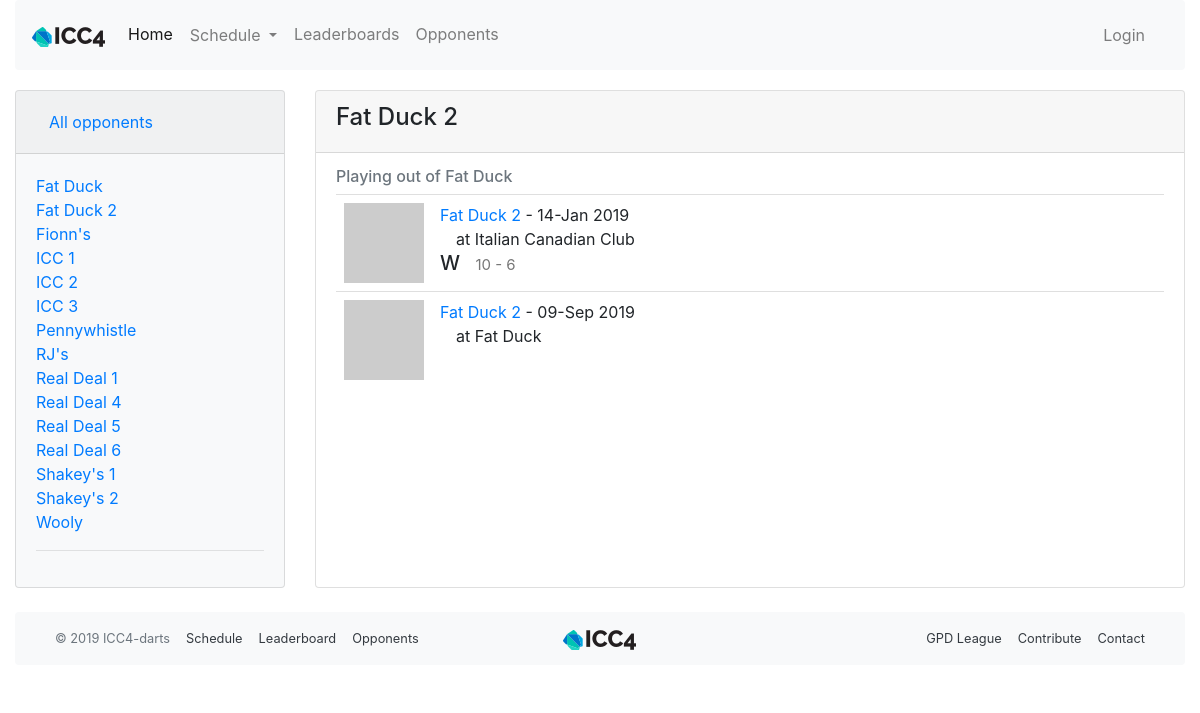
Before: /opponent/14 with the older database file.
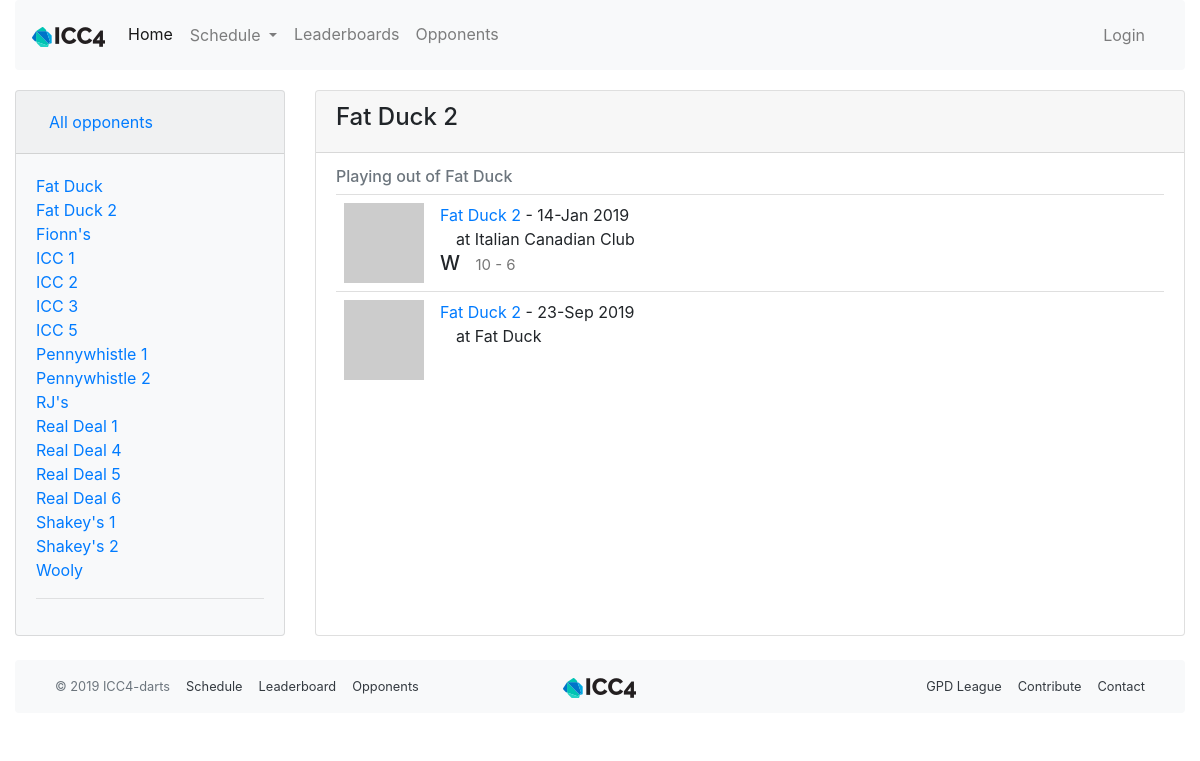
After: the same page with the newer database file.
### app/models.py (models this page shows, shortened)
class Team(db.Model):
    id = db.Column(db.Integer, primary_key=True)
    name = db.Column(db.String(64), index=True, unique=True)
    home_location = db.Column(db.String(64), index=True)
    address = db.Column(db.String(128), index=True)
    matches = db.relationship('Match', back_populates='opponent', lazy='dynamic')
    def avatar(self, size):
        digest = md5(self.name.lower().encode('utf-8')).hexdigest()
        return 'https://www.gravatar.com/avatar/{}?d=wavatar&s={}'.format(
            digest, size)

class Match(db.Model):
    id = db.Column(db.Integer, primary_key=True)
    opponent_id = db.Column(db.Integer, db. ForeignKey('team.id'))
    opponent = db.relationship('Team', back_populates='matches')
    date = db.Column(db.Date, index=True, default=date.today())
    location = db.Column(db.String(64))
    home_away = db.Column(db.String(32), index=True)
    match_type = db.Column(db.String(32), index=True)
    games = db.relationship('Game', back_populates='match', lazy='dynamic')
    team_score = db.Column(db.Integer, index=True)
    opponent_score = db.Column(db.Integer, index=True)
    win = db.Column(db.Boolean, index=True, default=None)
    overtime = db.Column(db.Boolean, index=True, default=False)
    match_summary = db.Column(db.String(512))
    food = db.Column(db.String(128))
    season_id = db.Column(db.Integer, db. ForeignKey('season.id'))
    season = db.relationship('Season', back_populates='matches')
    match_stats = db.relationship('MatchStats', uselist=False, back_populates='match')
    high_scores = db.relationship('HighScore', back_populates='match', lazy='dynamic')
    low_scores = db.relationship('LowScore', back_populates='match', lazy='dynamic')
    checked_players = association_proxy('checked_players_association', 'player')
    reminder_email_sent = db.Column(db.Date)

### app/main/routes.py (the view)
@bp.route('/opponent',  methods=['GET', 'POST'], defaults={'id': None})
@bp.route('/opponent/<id>',  methods=['GET', 'POST'])
def opponent(id):
    opponent = Team.query.filter_by(id=id).first()
    matches = Match.query.filter_by(opponent=opponent).order_by(Match.date).all()
    all_teams = Team.query.order_by(Team.name).all()
    return render_template('opponent.html', opponent=opponent, all_teams=all_teams, matches=matches)

### app/main/routes.py (called while the page is built)
@bp.before_request
def before_request():
    g.all_seasons = Season.query.order_by(Season.start_date.desc()).all()

### app/templates/opponent.html (shortened to what this page needs)
{% extends "base.html" %}
{% import 'bootstrap/wtf.html' as wtf %}
{% block app_content %}
<div class="row">
  <div class="col-md-3">
    <div id="accordion">
      <div class="card bg-light">
        <div class="card-header" id="headingOne">
          <h5 class="mb-0">
            <button class="btn btn-link" data-toggle="collapse" data-target="#collapseOne" aria-expanded="true" aria-controls="collapseOne">
              All opponents
            </button>
          </h5>
        </div>
        <div id="collapseOne" class="collapse show" aria-labelledby="headingOne" data-parent="#accordion">
          <div class="card-body">
            <ul class="list-unstyled">
            {% for team in all_teams %}
              <li>
                <a href="{{ url_for('main.opponent', id=team.id) }}">{{ team.name }}</a>
              </li>
            {% endfor %}
            </ul>
            <hr>
          </div>
        </div>
      </div>
    </div>
  </div>
  <div class="col-md-9">
    <div class="card h-100">
      {% if opponent %}
      <div class="card-header"><h4>{{ opponent.name }}</h4></div>
      <div class="card-body">
      <h6 class="card-subtitle mb-2 text-muted">Playing out of {{ opponent.home_location }}</h6>
        <table class="table table-hover">
        {% for match in matches %}
          {% include '_match.html' %}
        {% endfor %}
        </table>
      </div>
      {% else %}
      <div class="card-header"><h4>Opponent</h4></div>
      <div class="card-body">
      <h6 class="card-subtitle text-muted">Select an opponent from the left</h6>
      </div>
      {% endif %}
    </div>
  </div>
</div>
{% endblock %}

### app/templates/_match.html (shortened to what this page needs)
<div class="match-card">
    <div class="team-avatar">
        <img src="{{ match.opponent.avatar(70) }}">
    </div>
    <div class="team-info">
        <a href="{{ url_for('main.opponent', id=match.opponent_id) }}">
            {{ match.opponent.name }}
        </a>
        - {{ match.date.strftime('%d-%b %Y') }}
        <br>
        {% if match.home_away == 'away' %}
        &emsp;at {{ match.opponent.home_location }}
        {% else %}
        &emsp;at Italian Canadian Club
        {% endif %}
        {% if match.win != None %}
        <h5>{% if match.win == True %}W{% else %}L{% endif %}&ensp;
            <small>{{ match.team_score }} - {{ match.opponent_score }}</small>
        </h5>
        {% else %}
        <h5>&ensp;</h5>
        {% endif %}
    </div>
</div>

Changed rows visible on the page:
removed Match: opponent.name "Fat Duck 2", date "09-Sep 2019", opponent.home_location "Fat Duck"
added Team: name "ICC 5"
changed Team: name "Pennywhistle" → "Pennywhistle 1"
added Team: name "Pennywhistle 2"
added Match: opponent.name "Fat Duck 2", date "23-Sep 2019", opponent.home_location "Fat Duck"
